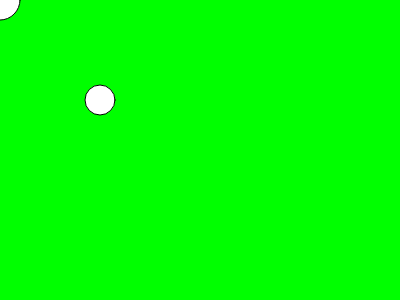
Frame 1 (no input)
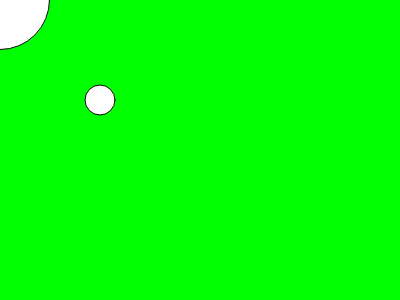
Frame 60 (no input)
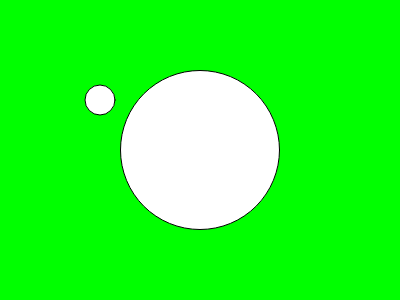
Frame 120 (the mouse pressed at the canvas centre since frame 60)

The p5.js sketch that drew these frames (run headless with seeded random() and noise() and a simulated clock; from frame 60 on, the mouse is pressed at the canvas centre):

// p5.js sketch
// ── sketch.js
//2016 07 20 wendnsday
//estoy en la uss
//funcion setup se ejecuta una vez al principio
//asi se escriben comentarios entre codigos con slash
//camelCase es escribir la primera palabra en min y la segunda en may
//variables
//para usar una variable hay que declararla 
var diametro;
//hay variables locales y globales
//las globales viven fuera de una funcion
//las locales dentro de una funcion donde fueron declaradas 
//solo despues de declararla se puede asignar un valor
//las funciones tb se declaran nombreFuncion();
diametro = 40;

function setup() {
  //createCanvas(dim, dimVer)
  //crea el lienzo
  createCanvas(400, 300);
  //background da el color
  background(0, 255, 0);
}
//funcion draw() se ejecuta despues de setup
//y se ejecuta 60 veces por segundo
function draw() {
  
  var anchoBorde = 10;
  
  //ellipse(posicion X, pos Y, width ancho, heigt altura);
  //ellipse dibuja una elipse
  //noFill();
  background(0, 255, 0);
  //definamos el tamaño del borde
  //strokeWeigh permite una cant de px
  //srtoke(red, gree, blue)

  ellipse(mouseX, mouseY, diametro, diametro);
  
  ellipse(100, 100, 30, 30);
  
 diametro = diametro + 1;
}
//declaracion de funcion de estilo elipse
function estilo1(){

strokeWeight(10);
  
  //color del borde
  stroke(220, 0 , 100);
  //fill() elige el color del relleno
  //fill(res, green, blue)
  fill(255, 200, 0);
  }
  
  function estilo2(){

strokeWeight(5);
  
  //color del borde
  stroke(210, 0 , 100);
  
  //fill() elige el color del relleno
  //fill(res, green, blue)
  fill(255, 222, 0);
  }
